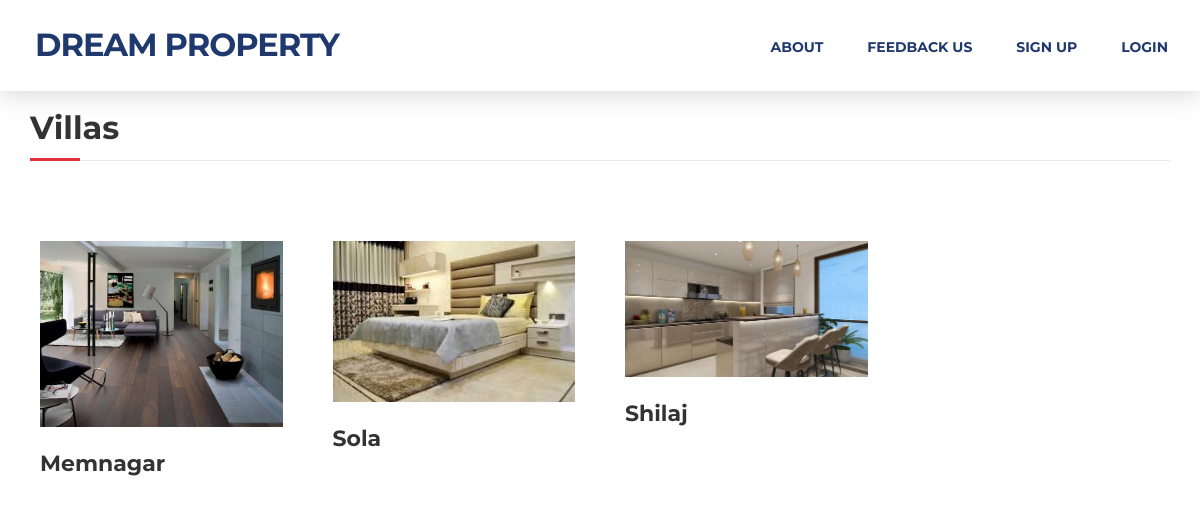
/villas, run on the app's committed database.
### myapp/models.py (models this page shows, shortened)
class Property(models.Model):
	CHOICE1=(
			('Flat','Flat'),
			('Tenament','Tenament'),
			('Bungalow','Bungalow'),
			('villas','villas'),
		)
	CHOICE2=(
			('1 BHK','1 BHK'),
			('2 BHK','2 BHK'),
			('3 BHK','3 BHK'),
			('4 BHK','4 BHK'),
			('5 BHK','5 BHK'),
			('6 BHK','6 BHK'),
			('7 BHK','7 BHK'),
			('8 BHK','8 BHK'),
		)
	CHOICE3=(
			('Maninagar','Maninagar'),
			('Memnagar','Memnagar'),
			('Bopal','Bopal'),
			('Iskon','Iskon'),
			('Gota','Gota'),
			('Vaishnodevi','Vaishnodevi'),
			('Naranpura','Naranpura'),
			('Sola','Sola'),
			('Thaltej','Thaltej'),
			('Sarkej','Sarkej'),
			('Shilaj','Shilaj'),
			('Navrangpura','Navrangpura'),
			('Gurukul','Gurukul'),
			('Juhapura','Juhapura'),
			('Ambavadi','Ambavadi'),
			('Shivranjani','Shivranjani'),
			('Ghodasar','Ghodasar'),
			('Vastrapur','Vastrapur'),
			('Vastral','Vastral'),
			('K.K Nagar','K.K Nagar'),
		)
	property_seller=models.ForeignKey(User,on_delete=models.CASCADE)
	property_type=models.CharField(max_length=100,choices=CHOICE1)
	property_sub_type=models.CharField(max_length=100,choices=CHOICE2)
	property_location=models.CharField(max_length=100,choices=CHOICE3,default="Bopal")
	property_area=models.CharField(max_length=100)
	property_price=models.CharField(max_length=100)
	property_address=models.TextField()
	property_desc=models.TextField(default="")
	property_image1=models.ImageField(upload_to="images/")
	property_image2=models.ImageField(upload_to="images/")
	property_image3=models.ImageField(upload_to="images/")
	property_image4=models.ImageField(upload_to="images/")
	property_image5=models.ImageField(upload_to="images/")
	status=models.BooleanField(default=False)

### myapp/views.py (the view)
# urls.py: path('villas',views.villas,name='villas'),
def villas(request):
	villas=Property.objects.filter(property_type='Villas')
	return render(request,'villas.html',{'villas':villas})

### myapp/templates/villas.html
{% extends 'header.html' %}
{% load static %}
{% block content %}
<!DOCTYPE html>
<html lang="en">
<head>
</head>
<body id="page-top" data-spy="scroll" data-target=".navbar-fixed-top">
<div id="services">
  <div class="container">
    <div class="section-title">
      <h2>Villas</h2>
    </div>
    <div class="row">
      {% for i in villas %}
      <div class="col-md-3">
        <div class="service-media"> <img src="{{i.property_image1.url}}" alt=" "> </div>
        <div class="service-desc">
          {% if i.status %}
            <h1 style="color:red">Sold Out</h1>
          {% else %}
            <a href="{% url 'property_details_villas' pk=i.pk %}"><h3>{{i.property_location}}</h3></a>
          {% endif %}
        </div>
      </div>
      {% endfor %}
    </div>
  </div>
</div>
</body>
</html>
{% endblock %}

### myapp/static/css/style.css (style rules this page uses)
body, html { font-family: 'Open Sans', sans-serif; text-rendering: optimizeLegibility !important; -webkit-font-smoothing: antialiased !important; color: #666; font-weight: 400; width: 100% !important; height: 100% !important; }
h2 { font-family: 'Montserrat', sans-serif; margin: 0 0 20px 0; font-weight: 700; font-size: 32px; color: #333; }
h3 { font-family: 'Montserrat', sans-serif; font-size: 22px; font-weight: 700; color: #333; }
a { color: #1f386e; font-weight: 400; }
.section-title { margin-bottom: 70px; }
.section-title h2 { position: relative; margin-top: 10px; margin-bottom: 15px; padding-bottom: 15px; border-bottom: 1px solid rgba(0, 0, 0, 0.09); }
.section-title h2::after { position: absolute; content: ""; background-color: #e52f3c; height: 3px; width: 50px; bottom: -1px; left: 0; }
#services { padding: 100px 0; }
#services .service-media { margin: 10px; }
#services .service-media img { position: relative; display: block; width: 100%; height: auto; }
#services .service-desc { margin: 10px 10px 20px; }
#services h3 { font-weight: 700; padding: 5px 0; }

### data on the page
Property: property_image1 (picture), property_location "Memnagar"
Property: property_image1 (picture), property_location "Sola"
Property: property_image1 (picture), property_location "Shilaj"
